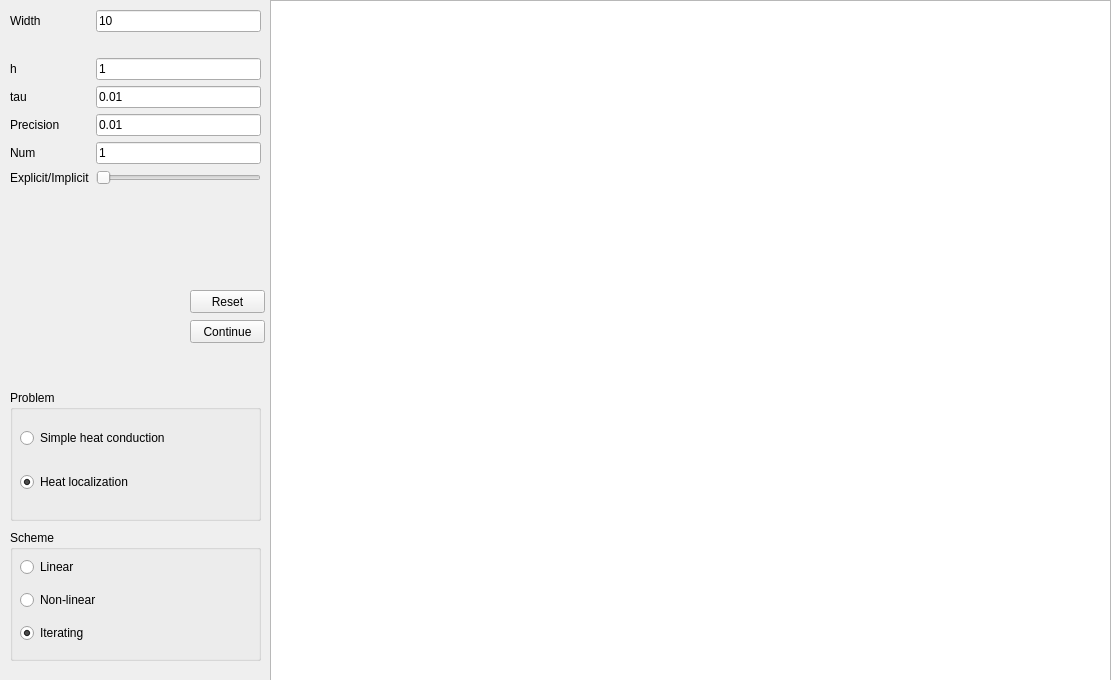
<?xml version="1.0" encoding="UTF-8"?>
<ui version="4.0">
 <class>MainWindow</class>
 <widget class="QMainWindow" name="MainWindow">
  <property name="geometry">
   <rect>
    <x>0</x>
    <y>0</y>
    <width>1111</width>
    <height>680</height>
   </rect>
  </property>
  <property name="windowTitle">
   <string>Form1</string>
  </property>
  <widget class="QWidget" name="centralwidget">
   <widget class="PlotWidget" name="gfxBase">
    <property name="geometry">
     <rect>
      <x>270</x>
      <y>0</y>
      <width>841</width>
      <height>681</height>
     </rect>
    </property>
   </widget>
   <widget class="QWidget" name="formLayoutWidget">
    <property name="geometry">
     <rect>
      <x>10</x>
      <y>10</y>
      <width>251</width>
      <height>277</height>
     </rect>
    </property>
    <layout class="QFormLayout" name="formLayout">
     <property name="fieldGrowthPolicy">
      <enum>QFormLayout::AllNonFixedFieldsGrow</enum>
     </property>
     <item row="0" column="0">
      <widget class="QLabel" name="lblWidth">
       <property name="text">
        <string>Width</string>
       </property>
      </widget>
     </item>
     <item row="0" column="1">
      <widget class="QLineEdit" name="txtWidth">
       <property name="text">
        <string>10</string>
       </property>
      </widget>
     </item>
     <item row="1" column="0">
      <widget class="QLabel" name="lblSep">
       <property name="text">
        <string/>
       </property>
      </widget>
     </item>
     <item row="2" column="0">
      <widget class="QLabel" name="lblStep">
       <property name="text">
        <string>h</string>
       </property>
      </widget>
     </item>
     <item row="2" column="1">
      <widget class="QLineEdit" name="txtXStep">
       <property name="text">
        <string>1</string>
       </property>
      </widget>
     </item>
     <item row="3" column="0">
      <widget class="QLabel" name="lblStep_2">
       <property name="text">
        <string>tau</string>
       </property>
      </widget>
     </item>
     <item row="3" column="1">
      <widget class="QLineEdit" name="txtTStep">
       <property name="text">
        <string>0.01</string>
       </property>
      </widget>
     </item>
     <item row="7" column="0">
      <widget class="QLabel" name="label">
       <property name="text">
        <string>Explicit/Implicit</string>
       </property>
      </widget>
     </item>
     <item row="7" column="1">
      <widget class="QSlider" name="sdrImplicitness">
       <property name="maximum">
        <number>100</number>
       </property>
       <property name="orientation">
        <enum>Qt::Horizontal</enum>
       </property>
      </widget>
     </item>
     <item row="5" column="0">
      <widget class="QLabel" name="lblPrec">
       <property name="text">
        <string>Precision</string>
       </property>
      </widget>
     </item>
     <item row="5" column="1">
      <widget class="QLineEdit" name="txtPrec">
       <property name="text">
        <string>0.01</string>
       </property>
      </widget>
     </item>
     <item row="6" column="1">
      <widget class="QLineEdit" name="txtNum">
       <property name="text">
        <string>1</string>
       </property>
      </widget>
     </item>
     <item row="6" column="0">
      <widget class="QLabel" name="lblNum">
       <property name="text">
        <string>Num</string>
       </property>
      </widget>
     </item>
    </layout>
   </widget>
   <widget class="QPushButton" name="btnReset">
    <property name="geometry">
     <rect>
      <x>190</x>
      <y>290</y>
      <width>75</width>
      <height>23</height>
     </rect>
    </property>
    <property name="text">
     <string>Reset</string>
    </property>
   </widget>
   <widget class="QPushButton" name="btnContinue">
    <property name="geometry">
     <rect>
      <x>190</x>
      <y>320</y>
      <width>75</width>
      <height>23</height>
     </rect>
    </property>
    <property name="text">
     <string>Continue</string>
    </property>
   </widget>
   <widget class="QGroupBox" name="groupBox">
    <property name="geometry">
     <rect>
      <x>10</x>
      <y>390</y>
      <width>251</width>
      <height>131</height>
     </rect>
    </property>
    <property name="title">
     <string>Problem</string>
    </property>
    <widget class="QWidget" name="verticalLayoutWidget">
     <property name="geometry">
      <rect>
       <x>10</x>
       <y>20</y>
       <width>231</width>
       <height>101</height>
      </rect>
     </property>
     <layout class="QVBoxLayout" name="verticalLayout">
      <item>
       <widget class="QRadioButton" name="rbtnProbHeat">
        <property name="text">
         <string>Simple heat conduction</string>
        </property>
       </widget>
      </item>
      <item>
       <widget class="QRadioButton" name="rbtnProbLoc">
        <property name="text">
         <string>Heat localization</string>
        </property>
        <property name="checked">
         <bool>true</bool>
        </property>
       </widget>
      </item>
     </layout>
    </widget>
   </widget>
   <widget class="QGroupBox" name="groupBox_2">
    <property name="geometry">
     <rect>
      <x>10</x>
      <y>530</y>
      <width>251</width>
      <height>131</height>
     </rect>
    </property>
    <property name="title">
     <string>Scheme</string>
    </property>
    <widget class="QWidget" name="verticalLayoutWidget_3">
     <property name="geometry">
      <rect>
       <x>10</x>
       <y>20</y>
       <width>231</width>
       <height>101</height>
      </rect>
     </property>
     <layout class="QVBoxLayout" name="verticalLayout_3">
      <item>
       <widget class="QRadioButton" name="rbtnSchemeLinear">
        <property name="text">
         <string>Linear</string>
        </property>
       </widget>
      </item>
      <item>
       <widget class="QRadioButton" name="rbtnSchemeNonLinear">
        <property name="text">
         <string>Non-linear</string>
        </property>
        <property name="checked">
         <bool>false</bool>
        </property>
       </widget>
      </item>
      <item>
       <widget class="QRadioButton" name="rbtnSchemeIter">
        <property name="text">
         <string>Iterating</string>
        </property>
        <property name="checked">
         <bool>true</bool>
        </property>
       </widget>
      </item>
     </layout>
    </widget>
   </widget>
  </widget>
 </widget>
 <customwidgets>
  <customwidget>
   <class>PlotWidget</class>
   <extends>QGraphicsView</extends>
   <header>pyqtgraph.h</header>
  </customwidget>
 </customwidgets>
 <resources/>
 <connections>
  <connection>
   <sender>btnReset</sender>
   <signal>released()</signal>
   <receiver>MainWindow</receiver>
   <slot>reset()</slot>
   <hints>
    <hint type="sourcelabel">
     <x>217</x>
     <y>221</y>
    </hint>
    <hint type="destinationlabel">
     <x>555</x>
     <y>405</y>
    </hint>
   </hints>
  </connection>
  <connection>
   <sender>txtWidth</sender>
   <signal>editingFinished()</signal>
   <receiver>MainWindow</receiver>
   <slot>reset()</slot>
   <hints>
    <hint type="sourcelabel">
     <x>149</x>
     <y>20</y>
    </hint>
    <hint type="destinationlabel">
     <x>555</x>
     <y>405</y>
    </hint>
   </hints>
  </connection>
  <connection>
   <sender>btnContinue</sender>
   <signal>released()</signal>
   <receiver>MainWindow</receiver>
   <slot>cont()</slot>
   <hints>
    <hint type="sourcelabel">
     <x>217</x>
     <y>271</y>
    </hint>
    <hint type="destinationlabel">
     <x>555</x>
     <y>405</y>
    </hint>
   </hints>
  </connection>
  <connection>
   <sender>rbtnProbHeat</sender>
   <signal>toggled(bool)</signal>
   <receiver>MainWindow</receiver>
   <slot>reset()</slot>
   <hints>
    <hint type="sourcelabel">
     <x>135</x>
     <y>438</y>
    </hint>
    <hint type="destinationlabel">
     <x>555</x>
     <y>339</y>
    </hint>
   </hints>
  </connection>
  <connection>
   <sender>rbtnProbLoc</sender>
   <signal>toggled(bool)</signal>
   <receiver>MainWindow</receiver>
   <slot>reset()</slot>
   <hints>
    <hint type="sourcelabel">
     <x>135</x>
     <y>480</y>
    </hint>
    <hint type="destinationlabel">
     <x>555</x>
     <y>339</y>
    </hint>
   </hints>
  </connection>
  <connection>
   <sender>rbtnSchemeIter</sender>
   <signal>toggled(bool)</signal>
   <receiver>MainWindow</receiver>
   <slot>reset()</slot>
   <hints>
    <hint type="sourcelabel">
     <x>135</x>
     <y>632</y>
    </hint>
    <hint type="destinationlabel">
     <x>555</x>
     <y>339</y>
    </hint>
   </hints>
  </connection>
  <connection>
   <sender>rbtnSchemeLinear</sender>
   <signal>toggled(bool)</signal>
   <receiver>MainWindow</receiver>
   <slot>reset()</slot>
   <hints>
    <hint type="sourcelabel">
     <x>135</x>
     <y>568</y>
    </hint>
    <hint type="destinationlabel">
     <x>555</x>
     <y>339</y>
    </hint>
   </hints>
  </connection>
  <connection>
   <sender>rbtnSchemeNonLinear</sender>
   <signal>toggled(bool)</signal>
   <receiver>MainWindow</receiver>
   <slot>reset()</slot>
   <hints>
    <hint type="sourcelabel">
     <x>135</x>
     <y>600</y>
    </hint>
    <hint type="destinationlabel">
     <x>555</x>
     <y>339</y>
    </hint>
   </hints>
  </connection>
 </connections>
 <slots>
  <slot>reset()</slot>
  <slot>cont()</slot>
 </slots>
</ui>
